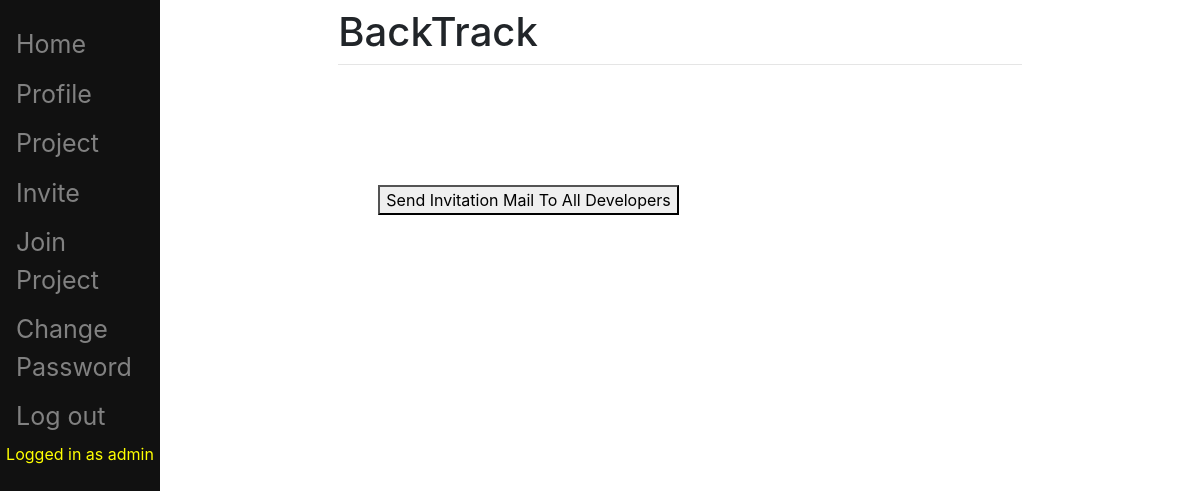
The page /pbi/Invite/ (signed in) on the database as committed earlier.
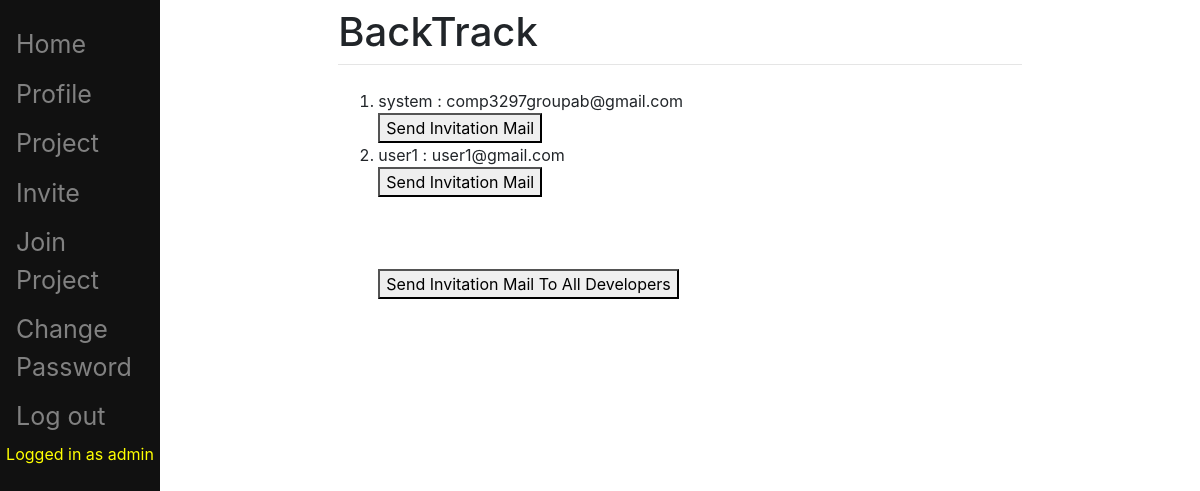
The same page on the database as committed later.
### pbi/models.py (models this page shows, shortened)
class Person(models.Model):
	STAT = (
		('Product Owner', 'Product Owner'),
		('Scrum Master', 'Scrum Master'),
		('Developer', 'Developer'),
	)
	user = models.OneToOneField(User, on_delete=models.CASCADE, blank=True, null=True)
	role = models.CharField(choices=STAT, max_length=200, blank=True, null=True)
	project = models.ForeignKey(Project, on_delete=models.CASCADE, blank=True, null=True)
	chosen = models.PositiveIntegerField(default=1)

### pbi/views.py (the view)
class InviteView(LoginRequiredMixin, TemplateView):
    login_url = '/pbi/login/'
    redirect_field_name = 'redirect_to'
    template_name="mail_list.html"
    model = Person
    def get_context_data(self, **kwargs):
        context = super(InviteView, self).get_context_data(**kwargs)
        u = self.request.user
        person1 = Person.objects.get(user = u)
        context['person'] = person1
        context['developers'] = Person.objects.filter(role = "Developer")
        return context

### templates/mail_list.html
{% extends "main/base.html" %}
{% block content %}
<ol>
    {% if person.role == "Product Owner" %}
        {% for d in developers %}
            <li>{{ d.user.username }} : {{ d.user.email }}</li>
            <button onclick="window.location.href = '/pbi/SendMail/{{ d.user.email }}';">Send Invitation Mail</button>
        {% endfor %}
        <br><br><br><br><button onclick="window.location.href = '/pbi/SendMailToAll/';">Send Invitation Mail To All Developers</button>
    {% else %}
        <p>You are not a product owner.</p>
    {% endif %}
</ol>
{% endblock %}

Rows that differ between the two databases and show on the page:
now on this page (row edited): Person: user.username "system", user.email "comp3297groupab@gmail.com"
now on this page (row edited): Person: user.username "user1", user.email "user1@gmail.com"
